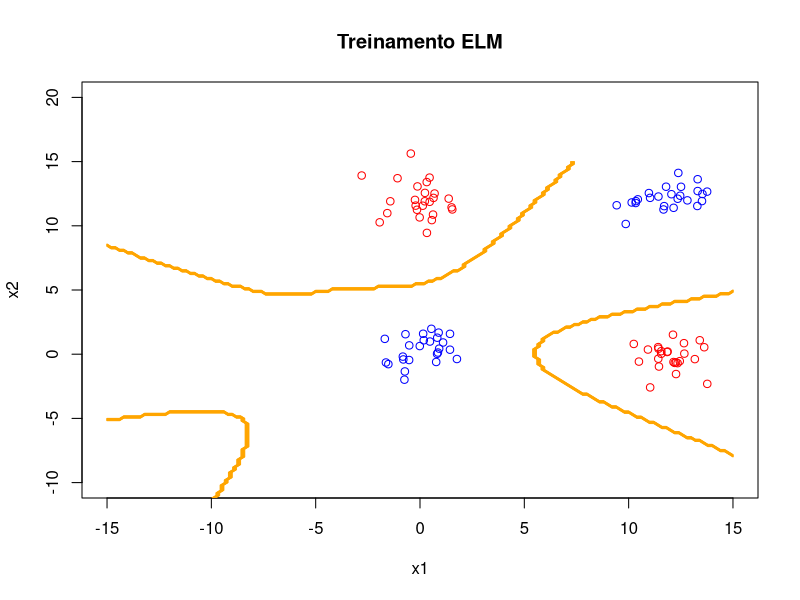

Write the R code that produced this figure.
# Y = HW (pagina 76 notas de aula)
# onde H = tanh(x * Z)

# cria as funções que geram A e P, vamos precisar deles no LOO no final da aula

rm(list = ls())
# dev.off()

library("corpcor")

N <- 50
p <- 25
lambda <- 0.1

xc1p1 <- cbind(rnorm(N / 2) + 12, rnorm(N / 2))
xc1p2 <- cbind(rnorm(N / 2), rnorm(N / 2) + 12)
xc1 <- rbind(xc1p1, xc1p2)

xc2p1 <- cbind(rnorm(N / 2), rnorm(N / 2))
xc2p2 <- cbind(rnorm(N / 2) + 12, rnorm(N / 2) + 12)
xc2 <- rbind(xc2p1, xc2p2)

plot(
  NULL,
  main = "Treinamento ELM",
  xlab = "x1",
  ylab = "x2",
  ylim = c(-10, 20),
  xlim = c(-15, 15)
)

points(xc1[, 1], xc1[, 2], col = "red")
points(xc2[, 1], xc2[, 2], col = "blue")

Y <- rbind(matrix(-1, nrow = N), matrix(1, nrow = N))

Z <- replicate(p, runif(3, -0.5, 0.5))

X <- as.matrix(rbind(xc1, xc2))

Xaug <- cbind(replicate(N, 1), X)

H <- tanh(Xaug %*% Z) # tanh é a função de ativação da camada intermediária

# define as matrizes A e P
# L = lambda * diag(p)
A <- (t(H) %*% H) + (lambda * diag(p))
A_inv <- solve(A)
W <- A_inv %*% t(H) %*% Y


# N deveria ser o numero total de dados, estou usando N como metade do numero total
# corrigir no futuro
P <- (diag(2 * N) - H %*% solve(A) %*% t(H))

Yhat_train <- H %*% W
e_train <- sum((Y - Yhat_train)^2) / 4
# print(e_train)

# com A e P, podemos calcular os erros

Je<-t(Y)%*%(P%*%P)%*%Y

Jew<-t(Y-Yhat_train)%*%(Y-Yhat_train)
print(cbind(Je,Jew))

Jw<-t(Y)%*%(P-P%*%P)%*%Y
Jww<-t(W)%*%(lambda*diag(p))%*%W
print(cbind(Jw,Jww))

J<-t(Y)%*%P%*%Y
Jsum<-Jew+Jww
print(cbind(J,Jsum))

## achei o W, agora vamos aplicar esse paramentro aprendido sobre o grid

seqx1x2 <- seq(-15, 15, 0.2)
npgrid <- length(seqx1x2)
M <- matrix(nrow = npgrid, ncol = npgrid)
ci <- 0

for (x1 in seqx1x2) {
  ci <- ci + 1
  cj <- 0
  for (x2 in seqx1x2) {
    cj <- cj + 1
    xin <- as.matrix(cbind(1, x1, x2))
    H_in <- tanh(xin %*% Z)
    M[ci, cj] <- 1.0 * (H_in %*% W >= 0)
    # a saida final da rede é Y(x) = H * W, onde H = tanh(x * Z)
    # a rede tem 3 entradas (recebe um vetor de 3 posições), e retorna
    # 1 ou -1 na saida, que plotamos com o contour no R
  }
}

contour(
  seqx1x2,
  seqx1x2,
  M,
  add = TRUE,
  lwd = 1,
  drawlabels = FALSE,
  col = "orange"
)
